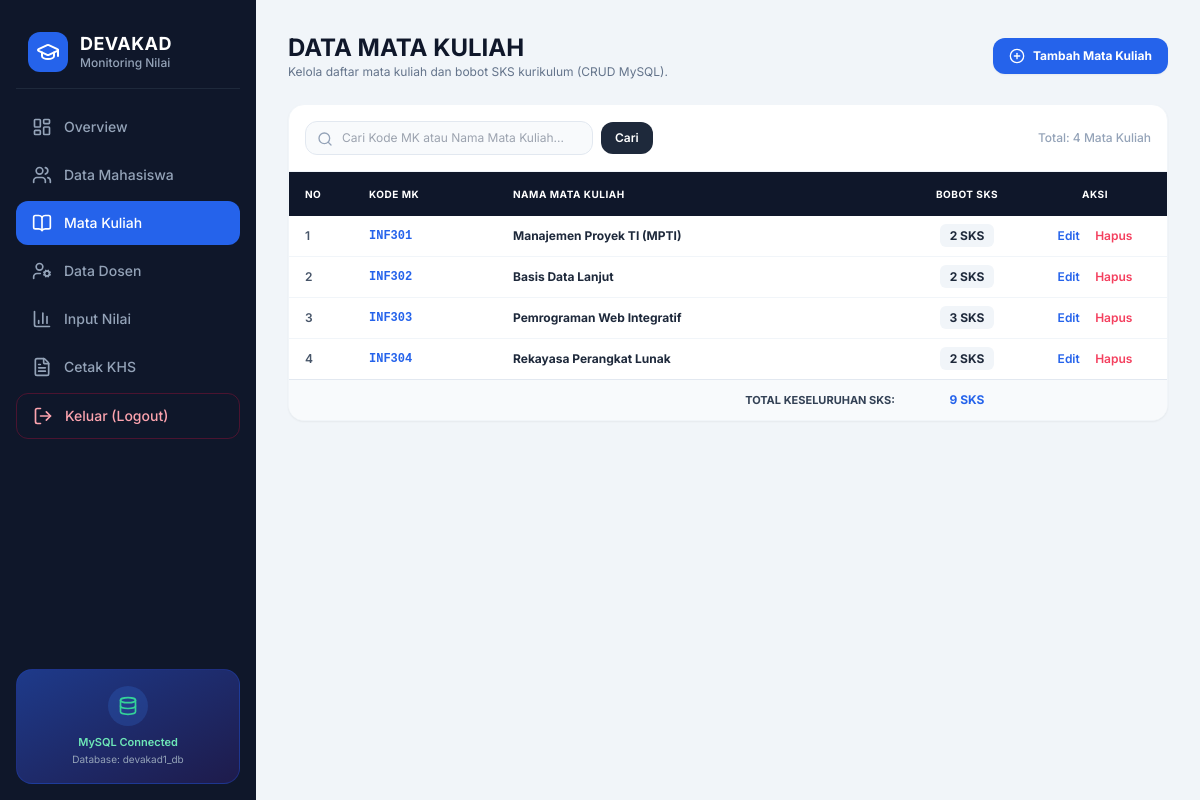
Page /matkul.php on the committed database.
### tables this page shows
CREATE TABLE `mata_kuliah` (
  `id` int(11) NOT NULL,
  `kode_mk` varchar(10) NOT NULL,
  `nama_mk` varchar(100) NOT NULL,
  `sks` int(11) NOT NULL
);

### matkul.php (the view, shortened to what this page needs)
<?php
include 'koneksi.php';
$keyword = "";
if (isset($_GET['cari']) && $_GET['cari'] != "") {
    $keyword = mysqli_real_escape_string($koneksi, $_GET['cari']);
    $query_tampil = "SELECT * FROM mata_kuliah WHERE kode_mk LIKE '%$keyword%' OR nama_mk LIKE '%$keyword%' ORDER BY kode_mk ASC";
} else {
    $query_tampil = "SELECT * FROM mata_kuliah ORDER BY kode_mk ASC";
}
$result_mk = mysqli_query($koneksi, $query_tampil);
?>
<!DOCTYPE html>
<html lang="id">
<head>
  <script src="https://cdn.tailwindcss.com"></script>
</head>
<body class="bg-slate-100 min-h-screen text-slate-800 flex">
  <aside class="w-64 bg-slate-900 text-white flex flex-col justify-between p-4 min-h-screen shrink-0">
    <div>
      <div class="flex items-center gap-3 px-3 py-4 mb-4 border-b border-slate-800">
        <div class="bg-blue-600 p-2 rounded-xl text-white">
          <i data-lucide="graduation-cap" class="w-6 h-6"></i>
        </div>
        <div>
          <h1 class="font-bold text-lg leading-tight tracking-wide">DEVAKAD</h1>
          <p class="text-xs text-slate-400 font-medium">Monitoring Nilai</p>
        </div>
      </div>
      <nav class="space-y-1">
        <a href="index.php" class="w-full flex items-center gap-3 px-4 py-3 rounded-xl text-slate-400 hover:bg-slate-800 hover:text-white font-medium text-sm transition">
          <i data-lucide="layout-dashboard" class="w-5 h-5"></i> Overview
        </a>
        <a href="mahasiswa.php" class="w-full flex items-center gap-3 px-4 py-3 rounded-xl text-slate-400 hover:bg-slate-800 hover:text-white font-medium text-sm transition">
          <i data-lucide="users" class="w-5 h-5"></i> Data Mahasiswa
        </a>
        <a href="matkul.php" class="w-full flex items-center gap-3 px-4 py-3 rounded-xl bg-blue-600 text-white font-medium text-sm transition">
          <i data-lucide="book-open" class="w-5 h-5"></i> Mata Kuliah
        </a>
        <a href="dosen.php" class="w-full flex items-center gap-3 px-4 py-3 rounded-xl text-slate-400 hover:bg-slate-800 hover:text-white font-medium text-sm transition">
          <i data-lucide="user-cog" class="w-5 h-5"></i> Data Dosen
        </a>
        <a href="input_nilai.php" class="w-full flex items-center gap-3 px-4 py-3 rounded-xl text-slate-400 hover:bg-slate-800 hover:text-white font-medium text-sm transition">
          <i data-lucide="bar-chart-3" class="w-5 h-5"></i> Input Nilai
        </a>
        <a href="cetak_khs.php" class="w-full flex items-center gap-3 px-4 py-3 rounded-xl text-slate-400 hover:bg-slate-800 hover:text-white font-medium text-sm transition">
          <i data-lucide="file-text" class="w-5 h-5"></i> Cetak KHS
        </a>
        <a href="login.php?logout=true" class="w-full flex items-center gap-3 px-4 py-3 rounded-xl text-rose-300 hover:bg-rose-950/50 hover:text-rose-200 font-medium text-sm transition mt-4 border border-rose-900/50">
          <i data-lucide="log-out" class="w-5 h-5"></i> Keluar (Logout)
        </a>
      </nav>
    </div>
    <div class="bg-gradient-to-br from-blue-900 to-indigo-950 p-4 rounded-2xl border border-blue-800/50 text-center">
      <div class="w-10 h-10 bg-blue-500/20 rounded-full flex items-center justify-center mx-auto mb-2 text-emerald-400">
        <i data-lucide="database" class="w-5 h-5"></i>
      </div>
      <p class="text-[11px] text-emerald-300 font-semibold">MySQL Connected</p>
      <p class="text-[10px] text-slate-400 mt-0.5">Database: devakad1_db</p>
    </div>
  </aside>
  <main class="flex-1 p-8 overflow-y-auto space-y-6">
    <div class="flex flex-col md:flex-row md:items-center justify-between gap-4">
      <div>
        <h2 class="text-2xl font-bold text-slate-900">DATA MATA KULIAH</h2>
        <p class="text-xs text-slate-500">Kelola daftar mata kuliah dan bobot SKS kurikulum (CRUD MySQL).</p>
      </div>
      <button onclick="toggleModal('modal-tambah', true)" class="bg-blue-600 hover:bg-blue-700 text-white px-4 py-2.5 rounded-xl text-xs font-bold flex items-center gap-2 shadow-sm transition">
        <i data-lucide="plus-circle" class="w-4 h-4"></i> Tambah Mata Kuliah
      </button>
    </div>
    <div class="bg-white rounded-2xl border border-slate-100 shadow-sm overflow-hidden">
      <div class="p-4 border-b border-slate-100 flex flex-col sm:flex-row sm:items-center justify-between gap-3">
        <form method="GET" action="matkul.php" class="flex items-center gap-2">
          <div class="relative w-72">
            <input type="text" name="cari" value="<?php echo htmlspecialchars($keyword); ?>" placeholder="Cari Kode MK atau Nama Mata Kuliah..." class="w-full bg-slate-50 border border-slate-200 text-xs rounded-xl pl-9 pr-3 py-2 focus:ring-2 focus:ring-blue-500 focus:bg-white outline-none">
            <i data-lucide="search" class="w-4 h-4 text-slate-400 absolute left-3 top-2.5"></i>
          </div>
          <button type="submit" class="bg-slate-800 hover:bg-slate-900 text-white px-3.5 py-2 rounded-xl text-xs font-semibold transition">Cari</button>
        </form>
        <span class="text-xs text-slate-400 font-medium">Total: <?php echo mysqli_num_rows($result_mk); ?> Mata Kuliah</span>
      </div>
      <div class="overflow-x-auto">
        <table class="w-full text-left text-xs text-slate-600">
          <thead class="bg-slate-900 text-white uppercase text-[10px] tracking-wider">
            <tr>
              <th class="py-3.5 px-4 w-16">No</th>
              <th class="py-3.5 px-4 w-36">Kode MK</th>
              <th class="py-3.5 px-4">Nama Mata Kuliah</th>
              <th class="py-3.5 px-4 text-center w-28">Bobot SKS</th>
              <th class="py-3.5 px-4 text-center w-36">Aksi</th>
            </tr>
          </thead>
          <tbody class="divide-y divide-slate-100">
            <?php
            $no = 1;
            $total_sks = 0;
            if (mysqli_num_rows($result_mk) > 0) {
                while ($row = mysqli_fetch_assoc($result_mk)) {
                    $total_sks += intval($row['sks']);
                    ?>
                    <tr class="hover:bg-slate-50">
                      <td class="py-3 px-4 font-semibold"><?php echo $no++; ?></td>
                      <td class="py-3 px-4 font-mono font-bold text-blue-600"><?php echo $row['kode_mk']; ?></td>
                      <td class="py-3 px-4 font-bold text-slate-800"><?php echo $row['nama_mk']; ?></td>
                      <td class="py-3 px-4 text-center">
                        <span class="bg-slate-100 text-slate-800 px-2.5 py-1 rounded-md font-bold"><?php echo $row['sks']; ?> SKS</span>
                      </td>
                      <td class="py-3 px-4 text-center">
                        <button type="button" onclick="bukaModalEdit('<?php echo $row['id']; ?>', '<?php echo $row['kode_mk']; ?>', '<?php echo addslashes($row['nama_mk']); ?>', '<?php echo $row['sks']; ?>')" class="text-blue-600 hover:underline font-semibold mr-3">Edit</button>
                        <a href="matkul.php?hapus=<?php echo $row['id']; ?>" onclick="return confirm('Yakin ingin menghapus mata kuliah <?php echo addslashes($row['nama_mk']); ?>?')" class="text-rose-500 hover:underline font-semibold">Hapus</a>
                      </td>
                    </tr>
                    <?php
                }
            } else {
                echo "<tr><td colspan='5' class='py-6 text-center text-slate-400'>Data mata kuliah tidak ditemukan.</td></tr>";
            }
            ?>
          </tbody>
          <tfoot class="bg-slate-50 border-t border-slate-200 font-bold text-slate-700">
            <tr>
              <td colspan="3" class="py-3 px-4 text-right uppercase text-[11px]">Total Keseluruhan SKS:</td>
              <td class="py-3 px-4 text-center text-blue-600"><?php echo $total_sks; ?> SKS</td>
              <td></td>
            </tr>
          </tfoot>
        </table>
      </div>
    </div>
  </main>
</body>
</html>

### matkul.php (style rules this page uses)
body { font-family: 'Inter', sans-serif; }

### rows in the picture
mata_kuliah: kode_mk "INF301", nama_mk "Manajemen Proyek TI (MPTI)", sks "2"
mata_kuliah: kode_mk "INF302", nama_mk "Basis Data Lanjut", sks "2"
mata_kuliah: kode_mk "INF303", nama_mk "Pemrograman Web Integratif", sks "3"
mata_kuliah: kode_mk "INF304", nama_mk "Rekayasa Perangkat Lunak", sks "2"

### other values in the picture
mysqli_num_rows($result_mk) "4"
$total_sks "9"
